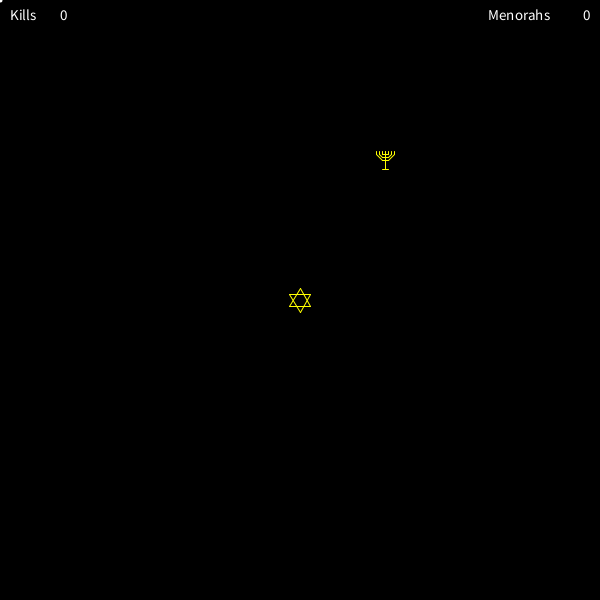
Frame 1 (no input)
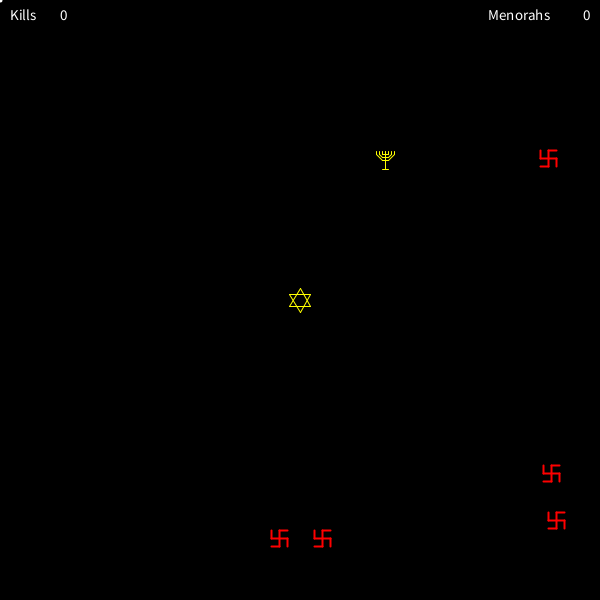
Frame 60 (the mouse pressed at the canvas centre just before this capture)
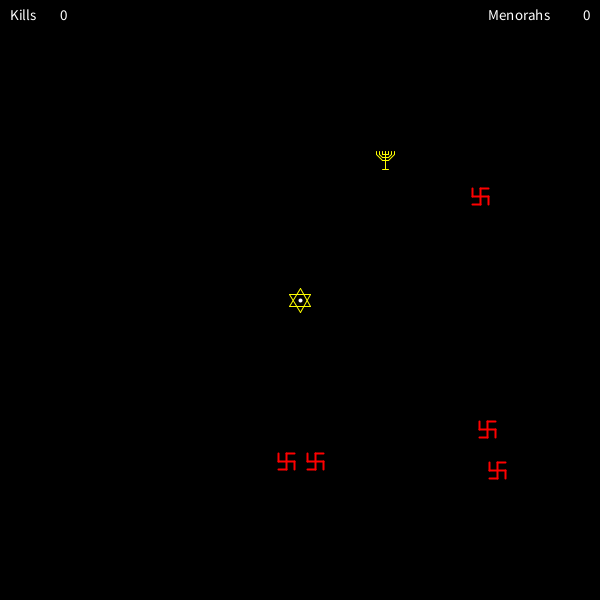
Frame 120 (the mouse held since frame 60 and released just before this capture)

The Processing sketch that drew these frames (run headless with seeded random() and noise(); from frame 60 on, the mouse is pressed at the canvas centre):

// Processing sketch: Jew
// ── Jew.pde
player p;
menorah m;
int enemies = 5;
enemy[] e = new enemy[enemies];
int kills = 0;
int bullets = 25;
int fire = 0;
shot[] s = new shot[bullets];
float vel = 3;
boolean gameover = false;
int menorahs = 0;

void setup() {
 size(600, 600);
 p = new player();
 m = new menorah();
 for (int i = 0; i < bullets; i++) {
   s[i] = new shot();
 }
 for (int i = 0; i < enemies; i++) {
   e[i] = new enemy();
 }
}

void keyPressed() {
 if (key == 'w') {
  p.yv = -vel; 
 }
 else if (key == 's') {
  p.yv = vel; 
 }
 else if (key == 'a') {
  p.xv = -vel; 
 }
 else if (key == 'd') {
  p.xv = vel; 
 }
}

void keyReleased() {
 if (key == 'w' || key == 's') {
  p.yv = 0; 
 }
 else if (key == 'a' || key == 'd') {
   p.xv = 0;
 }
}

void mousePressed() {
 s[fire].reset();
 fire++;
 if (fire == bullets) {
  fire = 0; 
 }
}

void draw() {
  background(0);
    fill(255);
    textAlign(LEFT);
    textSize(15);
    text("Kills", 10, 20);
    text(kills, 60, 20);
    textAlign(RIGHT);
    text("Menorahs", width-50, 20);
    text(menorahs, width-10, 20);
    stroke(255);
    strokeWeight(4);
    noCursor();
    point(mouseX, mouseY);
  if (!(gameover)) {
   p.show();
   p.move();
   m.show();
   if (pow(m.x+(3*m.r)-p.x, 2) + pow(m.y+(3*m.r)-p.y, 2) < pow(p.r, 2)) {
      m.respawn();
    }
    else if (pow(m.x-(3*m.r)-p.x, 2) + pow(m.y+(3*m.r)-p.y, 2) < pow(p.r, 2)) {
      m.respawn();
    }
    else if (pow(m.x-(3*m.r)-p.x, 2) + pow(m.y-(3*m.r)-p.y, 2) < pow(p.r, 2)) {
      m.respawn();
    }
    else if (pow(m.x+(3*m.r)-p.x, 2) + pow(m.y-(3*m.r)-p.y, 2) < pow(p.r, 2)) {
      m.respawn();
    }
    for (int i = 0; i < enemies; i++) {
      e[i].show();
      e[i].move();
      if (pow(e[i].x+e[i].r-p.x, 2) + pow(e[i].y+e[i].r-p.y, 2) < pow(p.r, 2)) {
        gameover = true;
      }
      else if (pow(e[i].x-e[i].r-p.x, 2) + pow(e[i].y+e[i].r-p.y, 2) < pow(p.r, 2)) {
        gameover = true;
      }
      else if (pow(e[i].x-e[i].r-p.x, 2) + pow(e[i].y-e[i].r-p.y, 2) < pow(p.r, 2)) {
        gameover = true;
      }
      else if (pow(e[i].x+e[i].r-p.x, 2) + pow(e[i].y-e[i].r-p.y, 2) < pow(p.r, 2)) {
        gameover = true;
      }
      /*else if (((p.x-p.r < e[i].x+e[i].r) && (p.x > e[i].x+e[i].r)) && (e[i].y-e[i].r > p.y-sqrt(pow(p.r, 2)+pow(p.x-e[i].x-e[i].r, 2)))&&(e[i].y+e[i].r < p.y+sqrt(pow(p.r, 2)+pow(p.x-e[i].x-e[i].r, 2)))) {
        gameover = true;
      }
      else if (((p.y-p.r < e[i].y+e[i].r) && (p.y > e[i].y+e[i].r)) && (e[i].x-e[i].r > p.x-sqrt(pow(p.r, 2)+pow(p.y-e[i].y-e[i].r, 2)))&&(e[i].x+e[i].r < p.x+sqrt(pow(p.r, 2)+pow(p.y-e[i].y-e[i].r, 2)))) {
        gameover = true;
      }      
      else if (((p.x+p.r > e[i].x-e[i].r) && (p.x < e[i].x-e[i].r)) && (e[i].y+e[i].r < p.y+sqrt(pow(p.r, 2)+pow(p.x-e[i].x-e[i].r, 2)))&&(e[i].x-e[i].r > p.y-sqrt(pow(p.r, 2)+pow(p.x-e[i].x-e[i].r, 2)))) {
        gameover = true;
      }      
      else if (((p.y+p.r > e[i].y-e[i].r) && (p.y < e[i].y-e[i].r)) && (e[i].x+e[i].r < p.x+sqrt(pow(p.r, 2)+pow(p.x-e[i].x-e[i].r, 2)))&&(e[i].x-e[i].r > p.x-sqrt(pow(p.r, 2)+pow(p.y-e[i].y-e[i].r, 2)))) {
        gameover = true;
      }*/
    }
    for (int i = 0; i < bullets; i++) {
      s[i].show();
      s[i].move();
      for (int j = 0; j < enemies; j++) {
        if (((s[i].x > e[j].x-e[j].r)&&(s[i].x < e[j].x+e[j].r))&&((s[i].y > e[j].y-e[j].r)&&(s[i].y < e[j].y+e[j].r))) {
          e[j].die();
          s[i].x = width+100;
          s[i].y = height+ 100;
          s[i].vx = 0;
          s[i].vy = 0;
        }
      }
    }
  }
  else {
   textAlign(CENTER);
   textSize(50);
   text("G A M E   O V E R", width/2, height/2);
   textSize(20);
   text("Press space to Jew again", width/2, height/2+100);
   if (keyPressed && key == ' ') {
    gameover = false;
    for (int i = 0; i < enemies; i++) {
      e[i].die();
    }
    for (int i = 0 ; i < bullets; i++) {
      s[i].x = width+100;
      s[i].y = height+100;
      s[i].vx = 0;
      s[i].vy = 0;
    }
    kills = 0;
    menorahs = 0;
    p.x = width/2;
    p.y = height/2;
   }
  }
}
// ── Enemy.pde
class enemy {
  float x;
  float y;
  float r = 8;
  float v = 1.2;
  float a = 0.001;
  float theta = random(2*PI);
  
  enemy() {
   int choice = int(random(3));
   if (choice == 0) {
    x = width+r+3;
    y = random(height);
   }
   else if (choice == 1) {
     y = height+r+3;
     x = random(width);
   }
   else if (choice == 2) {
     x = -r-3;
     y = random(height);
   }
   else {
     y = -r-3;
     x = random(width);
   }
  }
  
  void show() {
    stroke(255, 0, 0);
    strokeWeight(2);
    line(x, y+r, x, y-r);
    line(x-r, y, x+r, y);
    line(x-r, y+r, x, y+r);
    line(x-r, y-r, x-r, y);
    line(x+r, y+r, x+r, y);
    line(x+r, y-r, x, y-r);
  }
  
  void move() {
    x += v*((p.x-x)/sqrt(pow(p.x-x, 2)+pow(p.y-y, 2)));
    y += v*((p.y-y)/sqrt(pow(p.x-x, 2)+pow(p.y-y, 2)));
    v += a;
  }
  
  void fire() {
    
  }
  
  void die() {
   kills++;
   v = 1.2;
   int choice = int(random(3));
   if (choice == 0) {
    x = width+r+3;
    y = random(height);
   }
   else if (choice == 1) {
     y = height+r+3;
     x = random(width);
   }
   else if (choice == 2) {
     x = -r-3;
     y = random(height);
   }
   else {
     y = -r-3;
     x = random(width);
   }
  }
};
// ── Menorah.pde
class menorah {
  float x;
  float y;
  float r = 3;
  
  menorah() {
   x = random(3*r, width-(3*r));
   y = random(3*r, height-(3*r));
  }
  
  void respawn() {
   x = random(3*r, width-(3*r));
   y = random(3*r, height-(3*r));
   menorahs++;
  }
  
  void show() {
   stroke(255, 255, 0);
   strokeWeight(1);
   line(x, y+(3*r), x, y-(3*r));
   line(x-r, y-(2*r), x+r, y-(2*r));
   line(x-r, y-r, x+r, y-r);
   line(x-r, y, x+r, y);
   line(x-r, y+(3*r), x+r, y+(3*r));
   line(x-(2*r), y-(2*r), x-r, y-r);
   line(x+(2*r), y-(2*r), x+r, y-r);
   line(x-(3*r), y-(2*r), x-r, y);
   line(x+(3*r), y-(2*r), x+r, y);
   line(x-(3*r), y-(3*r), x-(3*r), y-(2*r));
   line(x-(2*r), y-(3*r), x-(2*r), y-(2*r));
   line(x-r, y-(3*r), x-r, y-(2*r));
   line(x, y-(3*r), x, y-(2*r));
   line(x+r, y-(3*r), x+r, y-(2*r));
   line(x+(2*r), y-(3*r), x+(2*r), y-(2*r));
   line(x+(3*r), y-(3*r), x+(3*r), y-(2*r));
  }
};
// ── Player.pde
class player {
  float x = width/2;
  float y = height/2;
  float xv = 0;
  float yv = 0;
  float r = 12;
  
  void show() {
    stroke(255, 255, 0);
    strokeWeight(1);
    line(x, y+r, x+r*cos(PI/6), y-r*sin(PI/6));
    line(x+r*cos(PI/6), y-r*sin(PI/6), x-r*cos(PI/6), y-r*sin(PI/6));
    line(x-r*cos(PI/6), y-r*sin(PI/6), x, y+r);
    line(x, y-r, x+r*cos(PI/6), y+r*sin(PI/6));
    line(x+r*cos(PI/6), y+r*sin(PI/6), x-r*cos(PI/6), y+r*sin(PI/6));
    line(x-r*cos(PI/6), y+r*sin(PI/6), x, y-r);
  }
  
  void move() {
   x += xv;
   y += yv;
   if (x <= r*cos(PI/6)) {
    x = r*cos(PI/6); 
   }
   else if (x >= width-r*cos(PI/6)) {
    x = width-r*cos(PI/6); 
   }
   if (y <= r) {
     y = r;
   }
   else if (y >= width-r) {
     y = width-r;
   }
  }
};
// ── Shot.pde
class shot {
  float x = width + 100;
  float y = height + 100;
  float v = 5;
  float vx = 0;
  float vy = 0;
  float size = 4;
  
  void reset() {
   x = p.x;
   y = p.y;
   vx = v*((mouseX-p.x)/sqrt(pow(mouseX-p.x, 2)+pow(mouseY-p.y, 2)));
   vy = v*((mouseY-p.y)/sqrt(pow(mouseX-p.x, 2)+pow(mouseY-p.y, 2)));
  }
  
  void show() {
   stroke(0, 255, 0);
   strokeWeight(size);
   point(x, y);
  }
  
  void move() {
    x += vx;
    y += vy;
  }
};
